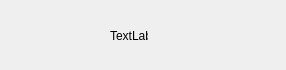
<?xml version="1.0" encoding="UTF-8"?>
<ui version="4.0">
 <class>VideoItem</class>
 <widget class="QWidget" name="VideoItem">
  <property name="geometry">
   <rect>
    <x>0</x>
    <y>0</y>
    <width>286</width>
    <height>70</height>
   </rect>
  </property>
  <property name="windowTitle">
   <string>Form</string>
  </property>
  <widget class="QLabel" name="image_label">
   <property name="geometry">
    <rect>
     <x>10</x>
     <y>10</y>
     <width>80</width>
     <height>50</height>
    </rect>
   </property>
   <property name="sizePolicy">
    <sizepolicy hsizetype="Fixed" vsizetype="Fixed">
     <horstretch>0</horstretch>
     <verstretch>0</verstretch>
    </sizepolicy>
   </property>
   <property name="text">
    <string/>
   </property>
   <property name="scaledContents">
    <bool>false</bool>
   </property>
  </widget>
  <widget class="QLabel" name="label">
   <property name="geometry">
    <rect>
     <x>110</x>
     <y>30</y>
     <width>38</width>
     <height>12</height>
    </rect>
   </property>
   <property name="sizePolicy">
    <sizepolicy hsizetype="Expanding" vsizetype="Expanding">
     <horstretch>0</horstretch>
     <verstretch>0</verstretch>
    </sizepolicy>
   </property>
   <property name="text">
    <string>TextLabel</string>
   </property>
  </widget>
 </widget>
 <resources/>
 <connections/>
</ui>
